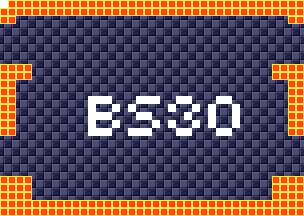

Below is a game level as drawn by its tile map, then a one-line description and the .tmx that defines it (tile-layer data replaced by summaries):
An orthogonal 38x27 tile map with 8x8 px tiles, 4 tile layers (background, foreground, room numbers, Objects), 15 tilesets.

<map version="1.5" tiledversion="1.7.1" orientation="orthogonal" renderorder="right-down" width="38" height="27" tilewidth="8" tileheight="8" infinite="0" nextlayerid="11" nextobjectid="1">
 <tileset firstgid="1" source="tilesheets/tsKarniMata.tsx" />
 <tileset firstgid="1025" source="tilesheets/tsVoodooWasp.tsx" />
 <tileset firstgid="2049" source="tilesheets/tsBurial.tsx" />
 <tileset firstgid="3073" source="tilesheets/tsBlueTemple.tsx" />
 <tileset firstgid="4097" source="tilesheets/tsGoddess.tsx" />
 <tileset firstgid="5121" source="tilesheets/tsKonark.tsx" />
 <tileset firstgid="6145" name="sEnemies" tilewidth="8" tileheight="8" tilecount="1024" columns="32">
  <image source="../grapx/tilesheets/sObjects.bmp" trans="ff94ff" width="256" height="256" />
 </tileset>
 <tileset firstgid="7169" source="tilesheets/tsIceTemple.tsx" />
 <tileset firstgid="8193" source="tilesheets/tsLavaArea.tsx" />
 <tileset firstgid="9217" source="tilesheets/tsBossArea.tsx" />
 <tileset firstgid="10241" source="tilesheets/tsPegu.tsx" />
 <tileset firstgid="11265" source="tilesheets/sTiwanakuTemple.tsx" />
 <tileset firstgid="12289" source="tilesheets/sIndraTemple.tsx" />
 <tileset firstgid="13313" source="tilesheets/sTeleport.tsx" />
 <tileset firstgid="14337" source="tilesheets/sObjects.tsx" />
 <layer id="2" name="background" width="38" height="27">
  <data>[1026 cells, 1026 non-empty, 2 distinct tile ids]</data>
 </layer>
 <layer id="1" name="foreground" width="38" height="27">
  <data>[1026 cells, 224 non-empty, 1 distinct tile ids]</data>
 </layer>
 <layer id="7" name="room numbers" width="38" height="27">
  <data>[1026 cells, 43 non-empty, 1 distinct tile ids]</data>
 </layer>
 <layer id="10" name="Objects" width="38" height="27">
  <data>[1026 cells, 0 non-empty, 0 distinct tile ids]</data>
 </layer>
</map>
